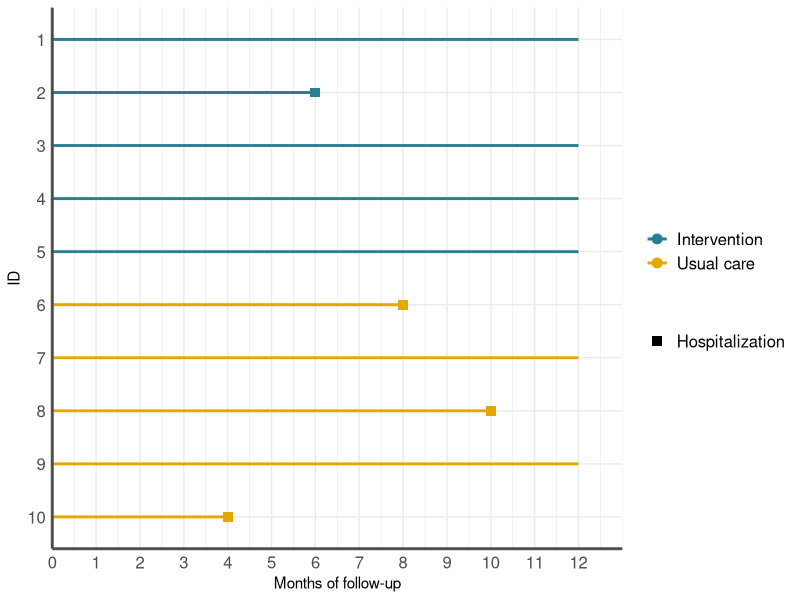
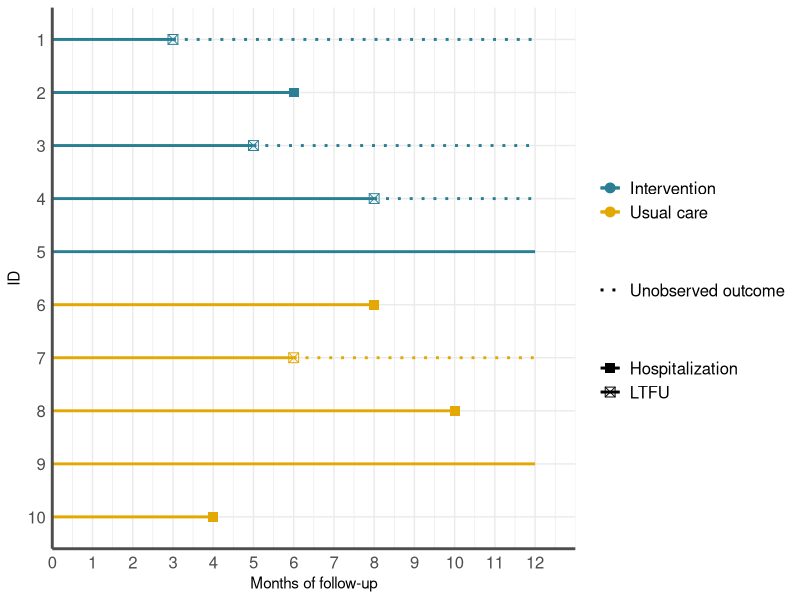
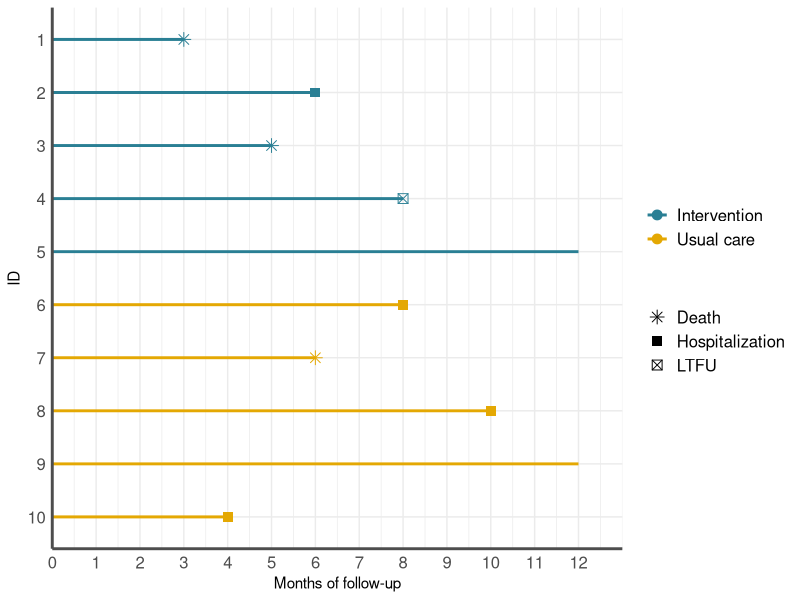

Source code (R) for these figures, in order:
library(tidyverse)

data_no_cens <- tibble::tribble(
  ~id, ~time,      ~Treatment,           ~Event,
  1L,    12L,      "Intervention",            NA,
  2L,    6L,      "Intervention",  "Hospitalization",
  3L,   12L,      "Intervention",            NA,
  4L,    12L,      "Intervention",            NA,
  5L,   12L,      "Intervention",            NA,
  6L,    8L, "Usual care",  "Hospitalization",
  7L,    12L, "Usual care",  NA,
  8L,   10L, "Usual care",            "Hospitalization",
  9L,    12L, "Usual care",            NA,
  10L,    4L, "Usual care",       "Hospitalization"
)

fig_no_cens <- data_no_cens  %>% 
  mutate(
    id = fct_rev(as_factor(id)),  # Reverse order to match top-down ID
    treatment = as_factor(Treatment)
  ) %>%
  ggplot(aes(x = id, y = time, color = Treatment)) +
  geom_segment(aes(xend = id, y = 0, yend = time), size = 1) +  # thicker line
  geom_point(aes(shape = Event), size = 3) +
  coord_flip() +
  scale_color_manual(values = c("#2a7f94", "#e4a803")) +
  scale_shape_manual(values = c(Hospitalization = 15), na.translate = FALSE) +  
  scale_y_continuous(breaks = seq(0, 12, 1), expand = c(0,0), limits = c(0,13)) +
  theme_minimal() +
  theme(legend.text = element_text(size=12)) +
  theme(strip.text.x = element_text(size = 11),
        strip.background = element_rect(fill=NA),
        axis.text=element_text(size=12)) +
  theme(
    axis.line.x = element_line(colour = "gray30", 
                               size=1, 
                               lineend = "butt"),
    axis.line.y = element_line(colour = "gray30", 
                               size=1)) +
  labs(
    y = "Months of follow-up",
    x = "ID",
    shape = "",
    color = ""
  ) 

ggsave("line_graph_no_cens.png", plot = fig_no_cens, 
       path = here::here("2025_causal_survival","figs"),
       width = 6, height = 4, dpi = 600)

# With loss to follow-up --------------------------------------------------

data_cens <- tibble::tribble(
  ~id, ~time,      ~Treatment,           ~Event,
  1L,    3L,      "Intervention",            "LTFU",
  2L,    6L,      "Intervention",  "Hospitalization",
  3L,   5L,      "Intervention",            "LTFU",
  4L,    8L,      "Intervention",           "LTFU",
  5L,   12L,      "Intervention",            NA,
  6L,    8L, "Usual care",  "Hospitalization",
  7L,    6L, "Usual care",  "LTFU",
  8L,   10L, "Usual care",            "Hospitalization",
  9L,    12L, "Usual care",            NA,
  10L,    4L, "Usual care",       "Hospitalization"
)

data_cens %>% 
  mutate(
    id = fct_rev(as_factor(id)),  # Reverse order to match top-down ID
    treatment = as_factor(Treatment)
  ) -> data_cens_proc

fig_cens <- data_cens_proc %>% 
  ggplot(aes(x = id, y = time, color = Treatment)) +
  # Observed follow-up time
  geom_segment(aes(xend = id, y = 0, yend = time), size = 1) +
  # Dotted lines for LTFU extending to 12
  geom_segment(
    data = filter(data_cens_proc, Event == "LTFU" & time < 12),
    aes(xend = id, y = time, yend = 12, linetype = "Unobserved outcome"),
    size = 1,
    inherit.aes = TRUE,
    show.legend = TRUE
  ) +
  # Event points
  geom_point(aes(shape = Event), size = 3) +
  coord_flip() +
  scale_color_manual(values = c("#2a7f94", "#e4a803")) +
  scale_shape_manual(values = c(Hospitalization = 15, LTFU = 7), na.translate = FALSE) +
  scale_linetype_manual(name = "", values = c("Unobserved outcome" = "dotted")) +
  scale_y_continuous(breaks = seq(0, 12, 1), expand = c(0,0), limits = c(0,13)) +
  theme_minimal() +
  theme(
    legend.text = element_text(size=12),
    strip.text.x = element_text(size = 11),
    strip.background = element_rect(fill=NA),
    axis.text = element_text(size=12),
    axis.line.x = element_line(colour = "gray30", size=1, lineend = "butt"),
    axis.line.y = element_line(colour = "gray30", size=1)
  ) +
  labs(
    y = "Months of follow-up",
    x = "ID",
    shape = "",
    color = ""
  )

ggsave("line_graph_cens.png", plot = fig_cens, 
       path = here::here("2025_causal_survival","figs"),
       width = 6, height = 4, dpi = 600)


# With death as competing events ------------------------------------------

data_comp_event <- tibble::tribble(
  ~id, ~time,      ~Treatment,           ~Event,
  1L,    3L,      "Intervention",            "Death",
  2L,    6L,      "Intervention",  "Hospitalization",
  3L,   5L,      "Intervention",            "Death",
  4L,    8L,      "Intervention",           "LTFU",
  5L,   12L,      "Intervention",            NA,
  6L,    8L, "Usual care",  "Hospitalization",
  7L,    6L, "Usual care",  "Death",
  8L,   10L, "Usual care",            "Hospitalization",
  9L,    12L, "Usual care",            NA,
  10L,    4L, "Usual care",       "Hospitalization"
)
data_comp_event %>%
  mutate(
    id = fct_rev(as_factor(id)),
    Treatment = as_factor(Treatment)
  ) -> data_comp_event

fig_comp_events <- data_comp_event %>% 
  ggplot(aes(x = id, y = time, color = Treatment)) +
  # geom_segment(
  #   data = filter(data_comp_event, Event == "LTFU" & time < 12),
  #   aes(x = id, xend = id, y = time, yend = 12, linetype = "Unobserved outcome"),
  #   size = 1,
  #   inherit.aes = FALSE,
  #   show.legend = TRUE
  # ) +
  geom_segment(aes(xend = id, y = 0, yend = time), size = 1) +
  # Event points
  geom_point(aes(shape = Event), size = 3) +
  coord_flip() +
  scale_color_manual(values = c("#2a7f94", "#e4a803")) +
  scale_shape_manual(values = c(Hospitalization = 15, LTFU = 7, Death = 8), na.translate = FALSE) +
  scale_linetype_manual(name = "", values = c("Unobserved outcome" = "dotted")) +
  scale_y_continuous(breaks = seq(0, 12, 1), expand = c(0,0), limits = c(0,13)) +
  theme_minimal() +
  theme(
    legend.text = element_text(size = 12),
    strip.text.x = element_text(size = 11),
    strip.background = element_rect(fill = NA),
    axis.text = element_text(size = 12),
    axis.line.x = element_line(colour = "gray30", size = 1, lineend = "butt"),
    axis.line.y = element_line(colour = "gray30", size = 1)
  ) +
  labs(
    y = "Months of follow-up",
    x = "ID",
    shape = "",
    color = ""
  )


ggsave("line_graph_comp_events.png", plot = fig_comp_events, 
       path = here::here("2025_causal_survival","figs"),
       width = 6, height = 4, dpi = 600)
